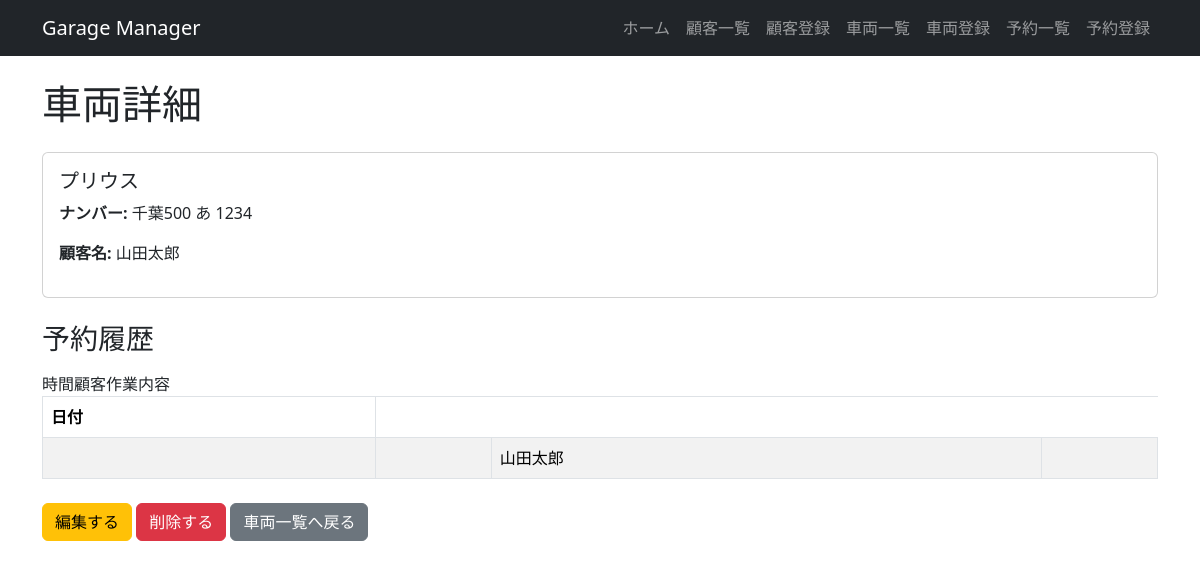
The app's page /vehicles/1/, older data.
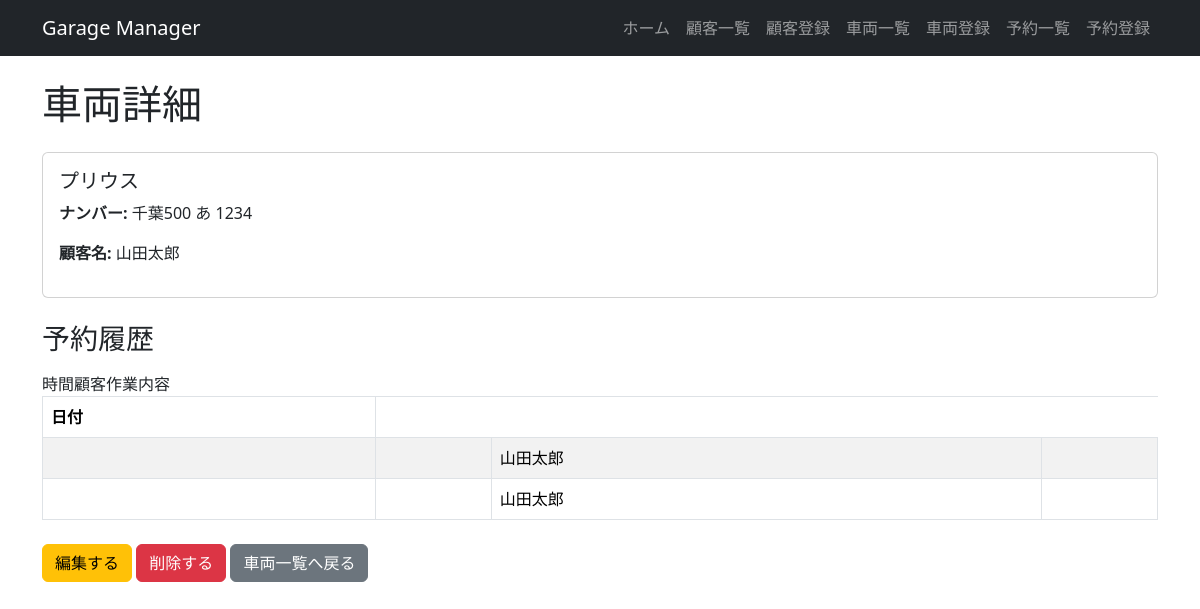
The same page, newer data.
### garage/models.py (models this page shows, shortened)
class Reservation(models.Model):
    class Status(models.TextChoices):
        PENDING = "pending", "保留"
        CONFIRMED = "confirmed", "予約確定"
        IN_PROGRESS = "in_progress", "作業中"
        COMPLETED = "completed", "完了"
        CANCELED = "canceled", "キャンセル"
    customer = models.ForeignKey(Customer, on_delete=models.CASCADE)
    vehicle = models.ForeignKey(Vehicle, on_delete=models.CASCADE)
    reserved_at = models.DateTimeField()
    menu = models.CharField(max_length=200, default="未設定")
    notes = models.TextField(blank=True)
    status = models.CharField(
        max_length=20,
        choices=Status.choices,
        default=Status.PENDING,
    )

class Customer(models.Model):
    name = models.CharField('顧客名', max_length=100)
    phone = models.CharField('電話番号', max_length=20)
    email = models.EmailField('メールアドレス', blank=True)
    address = models.CharField('住所', max_length=255, blank=True)
    note = models.TextField('メモ', blank=True, null=True)
    created_at = models.DateTimeField('作成日時', auto_now_add=True)
    updated_at = models.DateTimeField('更新日時', auto_now=True)

### garage/views.py (the view)
# urls.py: path('vehicles/<int:pk>/', views.vehicle_detail, name='vehicle_detail'),
def vehicle_detail(request, pk):
    vehicle = get_object_or_404(Vehicle, pk=pk)
    context ={
        'vehicle' : vehicle,
    }
    return render(request, 'garage/vehicle_detail.html', context)

### garage/templates/garage/vehicle_detail.html (shortened to what this page needs)
{% extends 'base.html' %}
{% block content %}
    <h1 class="mb-4">車両詳細</h1>
    <div class="card mb-4">
        <div class="card-body">
            <h5 class="card-title">{{ vehicle.name }}</h5>
            <p><strong>ナンバー:</strong> {{ vehicle.plate_number }}</p>
            <p><strong>顧客名:</strong> {{ vehicle.customer.name }}</p>
        </div>
    </div>
    <h3 class="mb-3">予約履歴</h3>
    {% if vehicle.reservation_set.all %}
        <table class="table table-bordered table-striped mb-4">
            <thead>
                <tr>
                    <th>日付</th>
                </tr>
            </thead>
        <tbody>
            {% for reservation in vehicle.reservation_set.all %}
                <tr>
                    <td>{{ reservation.date }}</td>
                    <td>{{ reservation.time }}</td>
                    <td>{{ reservation.customer.name }}</td>
                    <td>{{ reservation.desclription }}</td>
                </tr>
            {% endfor %}
        </tbody>
    </table>
    {% else %}
        <p>この車両にはまだ予約がありません。</p>
        {% endif %}
    <a href="{% url 'vehicle_update' vehicle.pk %}" class="btn btn-warning">編集する</a>
    <a href="{% url 'vehicle_delete' vehicle.pk %}" class="btn btn-danger">削除する</a>
    <a href="{% url 'vehicle_list' %}" class="btn btn-secondary">車両一覧へ戻る</a>
{% endblock %}

Row changes from the older to the newer data that the page shows:
added Reservation: customer.name "山田太郎"
